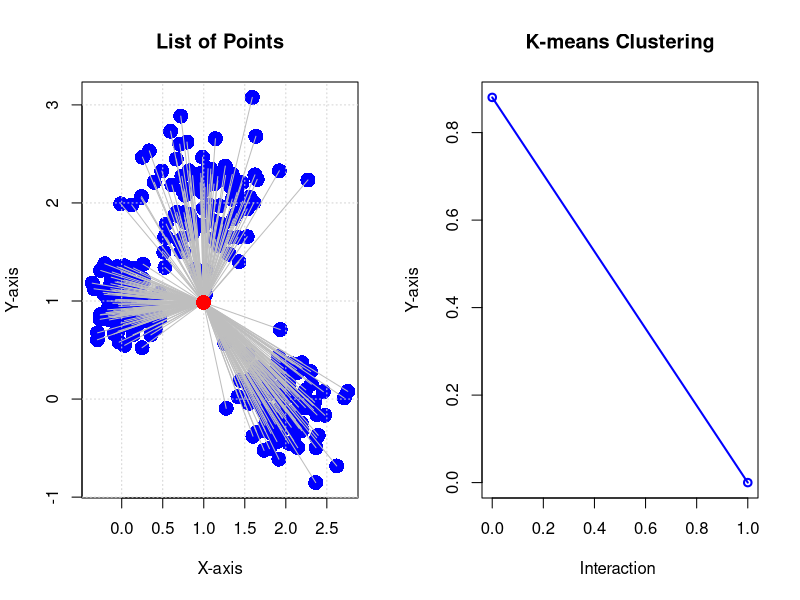

The R script that drew this image:
#Create data

#Example 1
#Load data from csv file
data <- read.table("unit2/data/kmeansdata01.csv", sep = ",", header = TRUE)
# #Select columns 2 and 3
points <- data[, 1:2]
# Assigning data
set.seed(123)  # Set seed for reproducibility

png("unit2/output/k_mean_manually.png")
# Plot the SOM results
par(mfrow = c(1, 2))
# Plot the points
plot(points, main = "List of Points", 
    xlab = "X-axis", 
    ylab = "Y-axis", 
    pch = 16,
    cex = 2,
    col = "blue")

# Add grid lines for better visualization
grid()






kmeans_custom <- function(data, k, max_iter = 100, tol = 1e-4) {
  # Randomly select k initial centroids
  set.seed(42)  # Ensure reproducibility

  # Sample data
x <- c()
y <- c()
  centroids <- data[sample(1:nrow(data), k), ]


  
  # Initialize variables
  clusters <- rep(0, nrow(data))
  iter <- 0

  repeat {
    x <- c(x, iter)
    iter <- iter + 1
    old_centroids <- centroids
    
    # Assign each point to the nearest centroid
    for (i in 1:nrow(data)) {
      distances <- apply(centroids, 1, function(centroid) sum((data[i, ] - centroid)^2))
      clusters[i] <- which.min(distances)
      
    }
    
    # Compute new centroids
    for (j in 1:k) {
      if (sum(clusters == j) > 0) {  # Avoid empty clusters
        new_centre <- colMeans(data[clusters == j, ])
        distance_from <- sum(rowSums((new_centre - centroids[j, ])^2))
        centroids[j, ] <- new_centre
        y <- c(y, distance_from)
      }
    }
    
    # Check for convergence (if centroids do not change significantly)
    # max_iter is the maximum number of iterations
    # tol is the tolerance level
    if (max(abs(old_centroids - centroids)) < tol || iter >= max_iter) {
      break
    }
  }
  
  return(list(centers = centroids, cluster = clusters, iterations = iter,x=x,y=y))
}






# Calculate k-means
# set k-means k
k <- 1
# Applying k-means with k=2
# kmeans_result <- kmeans(points, centers = k)
kmeans_result <- kmeans_custom(points, k)
# Make line to cluster centers
for (i in 1:nrow(points)) {
  center <- kmeans_result$centers[kmeans_result$cluster[i], ]
  lines(c(points$x[i], center[1]), c(points$y[i], center[2]), col = "gray")
}

# Visualising the results
points(kmeans_result$centers, col = 'red', pch = 16, cex = 2)
print(kmeans_result$y)
# Create a simple line chart
plot(kmeans_result$x, kmeans_result$y, type = "o", col = "blue", lwd = 2, xlab = "Interaction ", ylab = "Y-axis", main = "K-means Clustering")

dev.off()